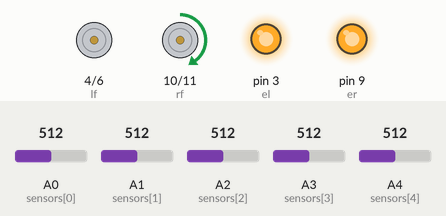
Bench run of a sketch on a simulated Arduino Uno, built with avr-gcc and run on an emulated ATmega328P. Parts: motor-driver pin pairs drawn as motors (green arrow = first pin HIGH = forward, orange = second pin HIGH = backward, longer = more drive), output pins drawn as LEDs (lit = HIGH). The inputs (shaded band) are chosen by the test bench; at power-on: A3 (sensors[3]) = 512, A1 (sensors[1]) = 512, A2 (sensors[2]) = 512, A4 (sensors[4]) = 512, A0 (sensors[0]) = 512. What the sketch prints to the serial monitor is not drawn.

Above: at 2.7 s.
2.8 s: A3 (sensors[3]) set to 527
At 3.2 s:
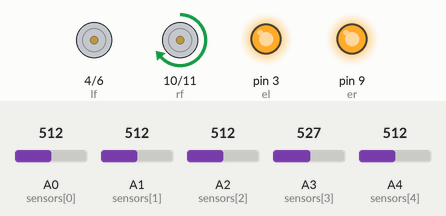
4.3 s: A1 (sensors[1]) set to 522
5.8 s: A2 (sensors[2]) set to 522
At 7.0 s:
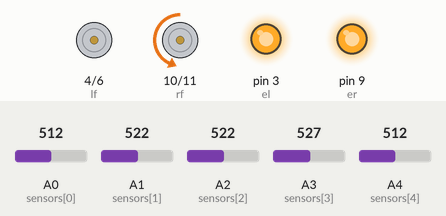
7.3 s: A4 (sensors[4]) set to 1010
At 8.8 s:
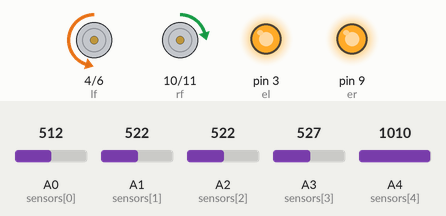
9.1 s: A2 (sensors[2]) set to 306
At 10.2 s:
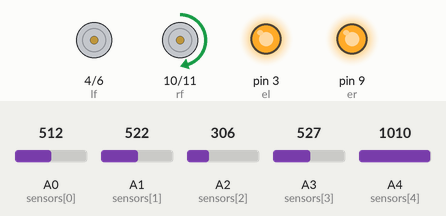
10.6 s: A3 (sensors[3]) set to 306
At 11.5 s:
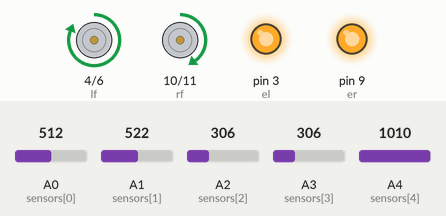
Timing chart, 0 to 13.1 s (numbered marks = the images above; inputs shaded):
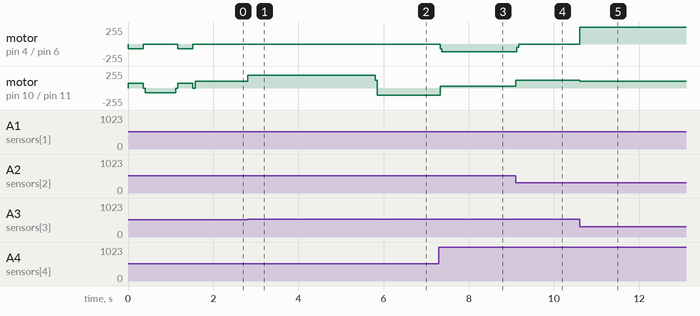

The sketch:

T-crystal_pid_line_robotech1.ino
```cpp
int a=0; //for line white =0/black=1
#define Kp .18// experiment to determine this, start by something small that just makes your bot follow the line at a slow speed
#define Kd .44 // experiment to determine this, slowly increase the speeds and adjust this value. ( Note: Kp < Kd)
int SPEEDmax=250;
int SPEEDbase=100;
int rightMaxSpeed =SPEEDmax; // max speed of the robot
int leftMaxSpeed =SPEEDmax; // max speed of the robot
int rightBaseSpeed =SPEEDbase; // this is the speed at which the motors should spin when the robot is perfectly on the line
int leftBaseSpeed =SPEEDbase;  // this is the speed at which the motors should spin when the robot is perfectly on the line
#define NUM_SENSORS  5
int cspeed =70;

int MSPEED=120;
int el=3;
int lf = 4;
int lb = 6;
int er=9;
int rf = 10;
int rb = 11;
 int i;
 int forwards=0;
int sensors[]={A0,A1,A2,A3,A4};
int sv[NUM_SENSORS],temp[NUM_SENSORS],maxv[NUM_SENSORS],minv[NUM_SENSORS],threshold[NUM_SENSORS];
int sv2[NUM_SENSORS];
unsigned long int sum=0,ts=0,ps=0,ls=0,rs=0,ms=0,ols,ors;

int lastError = 0;
  int position;
  int position2;
    int vleft=0;
    int vstraight=0;
    int vright=0;


void setup() {

Serial.begin(115200);
  pinMode(el, OUTPUT);
  pinMode(er, OUTPUT);
  pinMode(lf, OUTPUT);
  pinMode(lb, OUTPUT);
  pinMode(rf, OUTPUT);
  pinMode(rb, OUTPUT);
  digitalWrite(el, HIGH);
  digitalWrite(er, HIGH);

calibration();

//  if((sv[0]>threshold[0])&&(sv[4]>threshold[4]))
//    a=0;
//  else if((sv[0]<threshold[0])&&(sv[4]<threshold[4]))
//  a=1;
}

void loop() {
      followline();
}
```

follow.ino
```cpp
int tdelay=60;
void followline()
{
   lastError = 0;
  while(1)
  {
    sensorread();
        int error = position - 1000;

  int motorSpeed = Kp * error + Kd * (error - lastError);
  lastError = error;

  int rightMotorSpeed = rightBaseSpeed + motorSpeed;
  int leftMotorSpeed = leftBaseSpeed - motorSpeed;


  if (rightMotorSpeed > rightMaxSpeed ) rightMotorSpeed = rightMaxSpeed; // prevent the motor from going beyond max speed
  if (leftMotorSpeed > leftMaxSpeed ) leftMotorSpeed = leftMaxSpeed; // prevent the motor from going beyond max speed
  if (rightMotorSpeed < 0) rightMotorSpeed = 0; // keep the motor speed positive
  if (leftMotorSpeed < 0) leftMotorSpeed = 0; // keep the motor speed positive
 mway2(leftMotorSpeed,rightMotorSpeed);


if((position!=0)&&(position!=2000))//&&((sensorValues2[0]<cr)||(sensorValues2[1]<cr)))
   {
     mway2(leftMotorSpeed,rightMotorSpeed);
   }
   else // if (((position==0)||(position==3000)))
{
  if (vleft==1)
  mway2(MSPEED,-MSPEED);
  if (vright==1)
  mway2(-MSPEED,MSPEED);
//  while(1)
//  {
//    sensorread();
//    if((position!=0)&&(position!=2000))
//    break;
//  }
}
AcuteAngle:
if((sv2[0]==1)||(sv2[4]==1))//||((position==0)&&(position==3000)))
{
      vleft=0;
    vstraight=0;
    vright=0;
    if(sv2[0]==1)
    vleft=1;
    if(sv2[4]==1)
    vright=1;
}
}
}
```

sensorread.ino
```cpp
int sensorread()
{
   sum=0;
   ls=0;
   rs=0;
  // read the input on analog pin 0:
  for (int i=0;i<NUM_SENSORS;i++){

  sv[i] = analogRead(sensors[i]);
  // print out the value you read:

  if(sv[i]>threshold[i])
    sv2[i]=a;
    else
    sv2[i]=1-a;
  Serial.print(sv[i]);
  Serial.print('\t');
  }


   for (int i=1;i<(NUM_SENSORS-1);i++)
   {
    ls=ls+sv2[i];
    rs=rs+(1000*(i-1)*sv2[i]);
    sum=sum*10+sv2[i];
   }
   if (ls==0)
   {
    if (position>1000)
    position=2000;
    else
    position=0;
   }
   else
   position=rs/ls;
   Serial.print(sum);
    Serial.print('\t');
    Serial.print(position);
   Serial.println();
  delay(1);        // delay in between reads for stability
}
void calibration()
{
  for (int i=0;i<NUM_SENSORS;i++)
{
    maxv[i] = analogRead(sensors[i]);
    minv[i] = analogRead(sensors[i]);
}

mway2(cspeed,-cspeed);   //right
 for (int j=0;j<100;j++)
 {
  for (int i=0;i<NUM_SENSORS;i++)
  {
    temp[i] = analogRead(sensors[i]);
    if(temp[i]>maxv[i])
    maxv[i]=temp[i];
    if(temp[i]<minv[i])
    minv[i]=temp[i];
  }
  delay(3);
 }

mway2(0,0);  //stop
delay(50);
mway2(-cspeed,cspeed);    //left
 for (int j=0;j<200;j++)
 {
  for (int i=0;i<NUM_SENSORS;i++)
  {
    temp[i] = analogRead(sensors[i]);
    if(temp[i]>maxv[i])
    maxv[i]=temp[i];
    if(temp[i]<minv[i])
    minv[i]=temp[i];
  }
  delay(3);
 }
 mway2(0,0);
delay(50);
mway2(cspeed,-cspeed); //right
 for (int j=0;j<100;j++)
 {
  for (int i=0;i<NUM_SENSORS;i++)
  {
    temp[i] = analogRead(sensors[i]);
    if(temp[i]>maxv[i])
    maxv[i]=temp[i];
    if(temp[i]<minv[i])
    minv[i]=temp[i];
  }
  delay(3);
 }
mway2(0,0);
delay(50);
for(i=0;i<NUM_SENSORS;i++)
{
threshold[i]= minv[i] + (maxv[i]-minv[i])/2;
Serial.print(threshold[i]);
  Serial.print('\t');
}
}
```

triangle_motor_analog2.ino
```cpp
void mway2(int lspeed,int rspeed )
{
  if (rspeed==0)
  {
        analogWrite(lf, 0);
        analogWrite(lb, 0);
  }
  else if(rspeed>0)
  {
        analogWrite(lf, rspeed);
        analogWrite(lb, 0);
  }
  else if(rspeed<0)
  {
        rspeed=-rspeed;
        analogWrite(lf, 0);
        analogWrite(lb, rspeed);
  }
if (lspeed==0)
  {
        analogWrite(rf, 0);
        analogWrite(rb, 0);
  }
  else if(lspeed>0)
  {
        analogWrite(rf, lspeed);
        analogWrite(rb, 0);
  }
  else if(lspeed<0)
  {
        lspeed=-lspeed;
        analogWrite(rf, 0);
        analogWrite(rb, lspeed);
  }

}
```

Measured:
- the behaviour switches between 512 and 513 on A3 (sensors[3]) (found by bisection; images 0 and 1)
- the behaviour switches between 512 and 513 on A2 (sensors[2]) (found by bisection; images 1 and 2)
- after the input at 2.8 s, motor on pin 10 (rf) / pin 11 (rb): forward 100/255 → forward 190/255 at once
- after the input at 5.8 s, motor on pin 10 (rf) / pin 11 (rb): forward 190/255 → backward 112/255 at once
- after the input at 7.3 s, motor on pin 4 (lf) / pin 6 (lb): stopped → backward 118/255 at once; motor on pin 10 (rf) / pin 11 (rb): backward 112/255 → forward 25/255 at once
- after the input at 9.1 s, motor on pin 4 (lf) / pin 6 (lb): backward 118/255 → stopped at once; motor on pin 10 (rf) / pin 11 (rb): forward 25/255 → forward 120/255 after 0.01 s instead of 1.5 s
- after the input at 10.6 s, motor on pin 4 (lf) / pin 6 (lb): stopped → forward 255/255 at once; motor on pin 10 (rf) / pin 11 (rb): forward 120/255 → forward 100/255 at once
